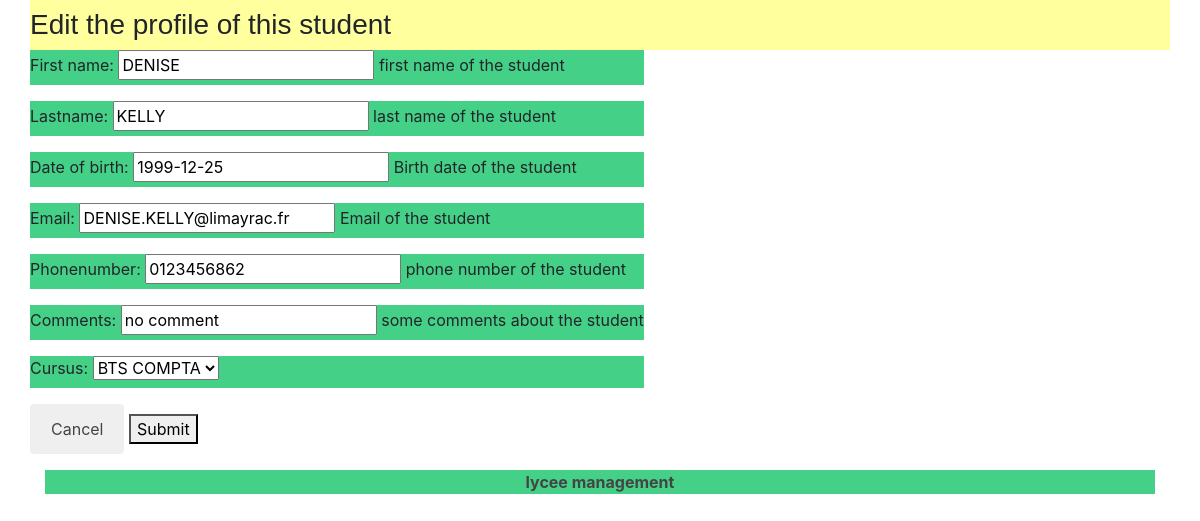
Screenshot of /lycee/student/edit/75 with the database file from the repository.
### lycee/models.py (models this page shows, shortened)
class Student(models.Model):
    first_name = models.CharField(
      help_text="first name of the student",
      max_length=50,
      blank=False,
      null=False
    )
    birth_date = models.DateField(
      verbose_name='date of birth',
      help_text="Birth date of the student",
      blank=False,
      null=True
    )
    last_name = models.CharField(
      verbose_name="lastname",
      help_text="last name of the student",
      blank=False, # pas de champ vide
      null=False, # pas de champ null (a conjuguer avec default
      default="???",
      max_length=255, # taille maximale du champ
    )
    phone = models.CharField(
      verbose_name="phonenumber",
      help_text="phone number of the student",
      blank=False, # pas de champ vide
      null=False, # pas de champ null (a conjuguer avec default
      default="0999999999",
      max_length=10, # taille maximale du champ
    )
    email = models.EmailField(
      verbose_name="email",
      help_text="Email of the student",
      blank=False, # pas de champ vide
      null=False, # pas de champ null (a conjuguer avec default
      default="x@y.z",
      max_length=255, # taille maximale du champ
    )
    comments = models.CharField(
      verbose_name="comments",
      help_text="some comments about the student",
      blank=True,
      null=False, # pas de champ null (a conjuguer avec default
      default="",
      max_length=255, # taille maximale du champ
    )
    cursus = models.ForeignKey(
      Cursus,
      on_delete=models.CASCADE, # necessaire selon la version de Django
      null=True
    )

### lycee/views.py (the view)
# urls.py: url(r'^lycee/student/edit/(?P<student_id>[0-9]+)$' , views.edit_student, name='edit_student'),
def edit_student(request,student_id):
  instance = Student.objects.get(pk=student_id)
  if request.method == "POST":
        form = StudentForm(request.POST, instance=instance)
        if form.is_valid():
            post = form.save(commit=False)
            post.author = request.user
            post.save()
            return HttpResponseRedirect('/lycee')
  else:
    form = StudentForm(instance=instance)
  return render(request ,'student/edit_student.html',{'form': form})

### lycee/forms.py
class StudentForm(ModelForm):
    class Meta:
        model=Student
        fields =(
          "first_name",
          "last_name",
          "birth_date",
          "email",
          "phone",
          "comments",
          "cursus",
        )

### lycee/models.py (called while the page is built)
    def __str__(self):
      return self.name

### lycee/templates/student/edit_student.html (shortened to what this page needs)
{% extends "master.html" %}
{% block title %}
   <h3>Edit the profile of this student</h3>
{% endblock %}
{% block content %}
   <form method="post">
      {{ form.as_p }}
      <div class="boutons">
          <button class="button radius alert left" type="cancel"><a href="/">Cancel</a></button>
          <button class="button radius success right" type="submit">Submit</button>
      </div>
  </form>
{% endblock %}

### lycee/static/style.css (style rules this page uses)
a { color : #444444; }
p { background-color: #44d187 }
html { position: relative; min-height: 100%; }

### rows the page displays
Student: first_name "DENISE", last_name "KELLY", birth_date "1999-12-25", email "DENISE.KELLY@limayrac.fr", phone "0123456862", comments "no comment", cursus "BTS COMPTA"
